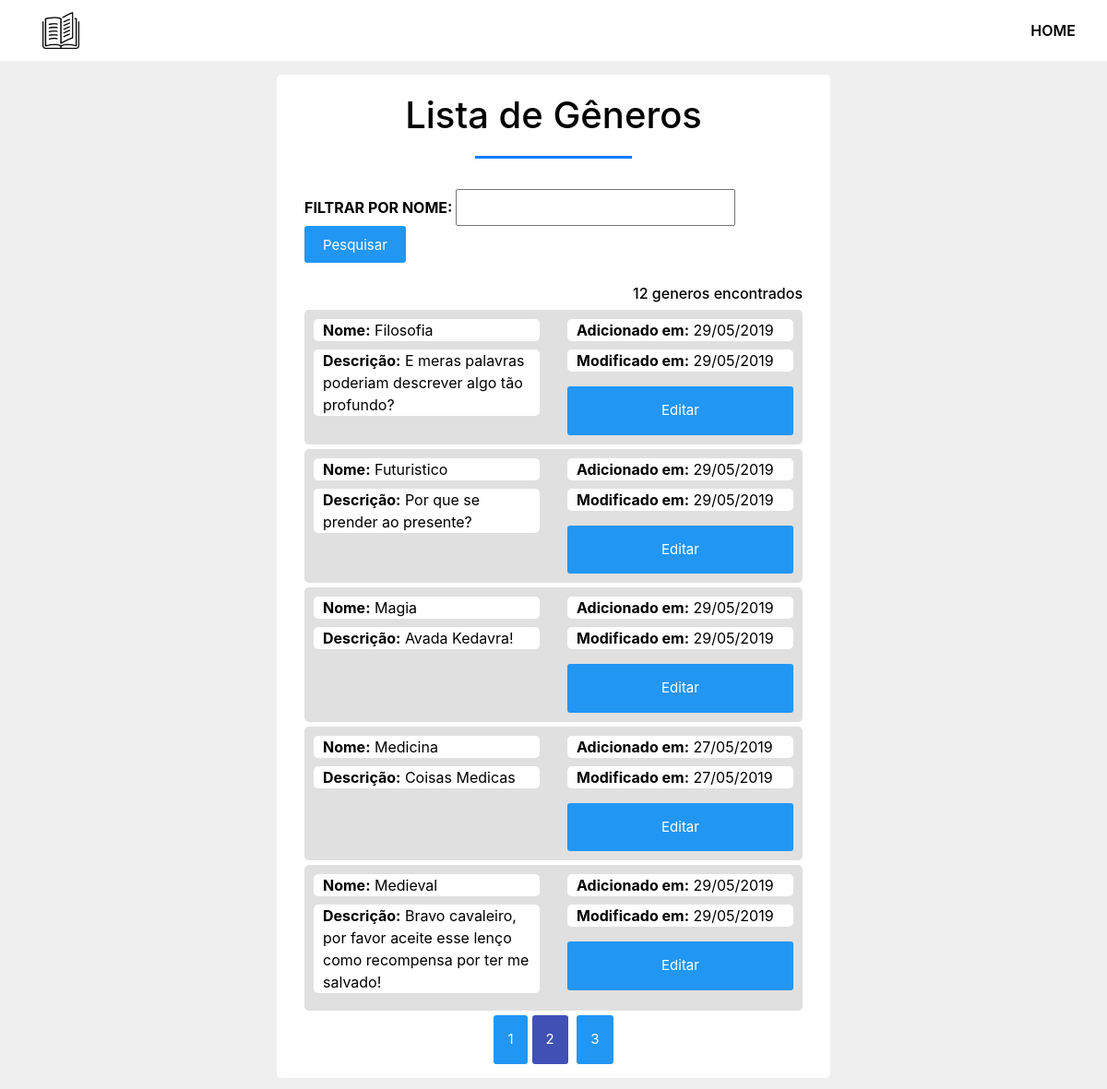
The page /con-gen.php?page=2 on the database its author committed.
### tables this page shows
CREATE TABLE `generos` (
  `id` int(11) NOT NULL,
  `genero` varchar(20) NOT NULL,
  `descric` varchar(250) DEFAULT NULL,
  `created` timestamp NOT NULL DEFAULT CURRENT_TIMESTAMP,
  `modified` timestamp NOT NULL DEFAULT CURRENT_TIMESTAMP ON UPDATE CURRENT_TIMESTAMP
);

### OBJ/genero.php (called while the page is built, shortened)
<?php
include_once 'OBJ/functions.php';
class Genero {
    public function searchGen() {
        $results_pagina = pagina()[1];
        $limite_pagina = pagina()[2];
        if(isset($_POST['filtro'])){
            $dbc = dbConnect();
            $sql = "SELECT * FROM generos WHERE genero LIKE :filtro ORDER BY genero LIMIT ".$limite_pagina.",".$results_pagina."";
            $filtro = addslashes($_POST['filtro']);
            $stmt = $dbc->prepare($sql);
            $stmt->bindValue(':filtro', '%' . $filtro . '%', PDO::PARAM_INT);
            $stmt->execute();
            $result = $stmt->fetchAll();
            return $result;
        } else if(!isset($_POST['filtro'])){
            $dbc = dbConnect();
            $sql = "SELECT * FROM generos ORDER BY genero LIMIT ".$limite_pagina.",".$results_pagina."";
            $stmt = $dbc->prepare($sql);
            $stmt->execute();
            $result = $stmt->fetchAll();
            return $result;
        }
    }
    public function numeroGeneros() {
        $dbc = dbConnect();
        $sql = "SELECT * FROM generos ORDER BY genero";
        $stmt = $dbc->prepare($sql);
        $stmt->execute();
        $count = $stmt->rowCount();
        return $count;
    }
}
?>

### OBJ/functions.php (called while the page is built, shortened)
<?php
function dateConvert($date){
    sscanf($date, '%d-%d-%d', $y, $m, $d);
    return sprintf('%02d/%02d/%04d', $d, $m, $y);
}
function pagina(){
    if (!isset($_GET['page'])){
        $page = 1;
    } else{
        $page = $_GET['page'];
    }
    $results_pagina = 5;
    $limite_pagina = ($page - 1) * $results_pagina;
    return array($page, $results_pagina, $limite_pagina);
}
?>

### con-gen.php (the view, shortened to what this page needs)
<?php
require 'OBJ/functions.php';
require 'OBJ/genero.php';
$OBJgenero = new Genero;
?>
<!DOCTYPE html>
<html lang="pt-br">
<head>
    <?php
    include "ADD/config.php";
    ?>
</head>
<body>
<?php
    include "ADD/heater.php";
?>
<section id="box">
    <div class="container">
        <h1>Lista de Gêneros</h1>
        <form method="post" action="">
            <b>FILTRAR POR NOME: </b><input type="text" name="filtro" class="campo" required autofocus> <input type="submit" value="Pesquisar" class="btn-pesq">
        </form>
        <?php
        $numGen = $OBJgenero->numeroGeneros();
        echo "<br><h6>$numGen generos encontrados</h6>";
        $result = $OBJgenero->searchGen();
        foreach ($result as $dados) {
            $created = dateConvert($dados['created']);
            $modified = dateConvert($dados['modified']);
            echo "<article><div class='row'><div class='col-md-6 aut-info'>";
            echo "<p><b>Nome:</b> ".$dados['genero']."</p><br><p><b>Descrição:</b> ".$dados['descric']."</p><br>";
            echo "</div><div class='col-md-6 aut-info'>";
            echo "<p><b>Adicionado em:</b> ".$created."</p><br><p><b>Modificado em:</b> ".$modified."</p><br><a class='btn-alug' href='edit-gen.php?id=".$dados['id']."'>Editar</a>";
            echo "</div></div></article>";
        }
        $num = $OBJgenero->numeroGeneros();
        $page = pagina()[0];
        $resultMax = pagina()[1];
        $total_pages = ceil($num / $resultMax);
        echo '<div class="paginacao">';
            for ($i=1; $i <= $total_pages; $i++) {
                if ($i==$page){
                    echo '<a class="btn-act">'.$i.'</a>  ';
                } else {
                    echo '<a class="btn-pag" href="con-gen.php?page='.$i.'">'.$i.'</a>';
                }
            }
        echo '</div>';
        ?>
    </div>
</section>
</body>
</html>

### CSS/style.css (style rules this page uses)
* { margin: 0; padding: 0; }
body { background-color: #efefef!important; font-family: sans-serif; }
h1 { text-align: center; color: #000!important; padding-top: 20px; padding-bottom: 10px; }
h1::after { content: ''; background: #007bff; display: block; height: 3px; width: 170px; margin: 20px auto 5px; }
a { text-decoration: none!important; color: #fff!important; }
#box { width: 50%; background: #fff; color: #000; box-sizing: border-box; margin-top: 15px; margin-left: 25%; margin-bottom: 15px; padding: 15px; padding-top: 0px; border-radius: 5px; }
#box p { background-color: #fff; border-radius: 5px; margin-bottom: -15px; padding: 0px 10px 0px 10px; }
article { width: 100%; box-sizing: border-box; padding: 10px; background-color: #e0e0e0; margin-bottom: 5px; text-align: left; border-radius: 5px; }
.btn-alug { background-color: #2196f3; border-radius: 3px; display: inline-block; font-size: 15px; padding: 15px 30px; transition: 0.5s; width: 100%; margin-top: 7px; text-align: center; }
.btn-pesq { background-color: #2196f3; border-radius: 3px; display: inline-block; font-size: 15px; padding: 10px 20px; transition: 0.5s; text-align: center; color: #fff; border: none; height: 40px; }
.campo { width: 56%; height: 40px; padding: 0px 10px 0px 10px; margin-top: 10px; }
h6 { text-align: right; }
.paginacao { text-align: center; }
.btn-pag { background-color: #2196f3; border-radius: 3px; display: inline-block; font-size: 15px; padding: 15px 15px; transition: 0.5s; margin-right: 5px; margin-left: 5px; }
.btn-act { border-radius: 3px; display: inline-block; font-size: 15px; padding: 15px 15px; transition: 0.5s; border-color: 1px solid #fff; background-color: #3f51b5; }

### rows shown on the page
generos: genero "Filosofia", descric "E meras palavras poderiam descrever algo tão profundo?", created "29/05/2019", modified "29/05/2019"
generos: genero "Futuristico", descric "Por que se prender ao presente?", created "29/05/2019", modified "29/05/2019"
generos: genero "Magia", descric "Avada Kedavra!", created "29/05/2019", modified "29/05/2019"
generos: genero "Medicina", descric "Coisas Medicas", created "27/05/2019", modified "27/05/2019"
generos: genero "Medieval", descric "Bravo cavaleiro, por favor aceite esse lenço como recompensa por ter me salvado!", created "29/05/2019", modified "29/05/2019"

### other values the page prints
$numGen "12"
